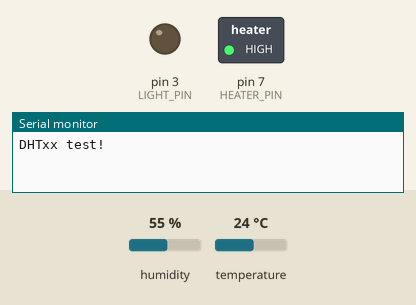
The sketch below on a simulated Arduino Uno, built with avr-gcc and run on an emulated ATmega328P. Parts: switched loads named in the sketch (green lamp = pin HIGH), output pins drawn as LEDs (lit = HIGH), the last lines printed to the serial monitor. The inputs (shaded band) are chosen by the test bench; at power-on: temperature 24 °C, humidity 55 %. The local clock reads 2024-03-15 10:24:30 at power-on unless the sketch sets it.

Above: at 0.1 s.
At 4.8 s:
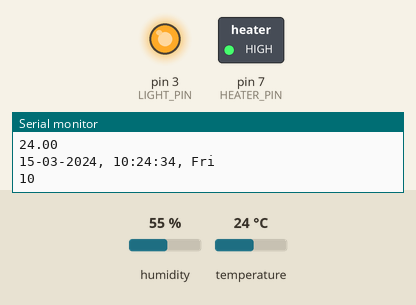
4.9 s: temperature set to 15 °C
7.9 s: temperature set to 12 °C
At 8.8 s:
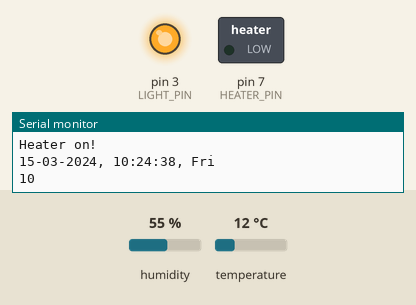
Timing chart, 0 to 10.9 s (numbered marks = the images above; inputs shaded):
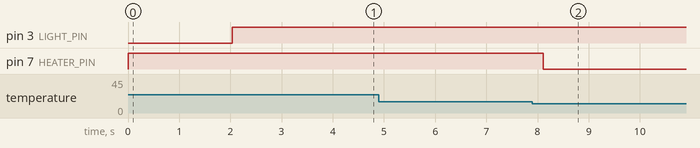

The sketch:

greenhouse.ino
```cpp
#include "DHT.h"
#include "iarduino_RTC.h"

#define DHTPIN 2     // what digital pin we're connected to

#define DHTTYPE DHT11   // DHT 11
#define HEATER_PIN 7 //pin for heater reley module
#define LIGHT_PIN 3 //pin for light relay module

iarduino_RTC time(RTC_DS1307);
DHT dht(DHTPIN, DHTTYPE);
//Application constants and variables
const float MIN_TEMP=14.0; // temperature for switch on heater
const float MAX_TEMP=18.0; // temperature for switch off heater

bool isHeaterOn;
bool isLightOn;

void setup() {
  Serial.begin(9600);
  Serial.println("DHTxx test!");
	pinMode(HEATER_PIN, OUTPUT);
	digitalWrite(HEATER_PIN, HIGH);
	isHeaterOn = false;
	pinMode(LIGHT_PIN, OUTPUT);
	digitalWrite(LIGHT_PIN, LOW);
	isLightOn = true;
	time.begin();
  dht.begin();
	//time.settime(0,51,8,3,11,18,6);
}

void loop() {
  // Wait a few seconds between measurements.
  delay(2000);

  float t = dht.readTemperature();

  // Check if any reads failed and exit early (to try again).
  if (isnan(t)) {
    Serial.println("Failed to read from DHT sensor!");
    return;
  }
  Serial.println(t);
	if(t < MIN_TEMP && !isHeaterOn)
	{
		Serial.println("Heater on!");
		isHeaterOn = true;
		digitalWrite(HEATER_PIN, LOW);
	}
	if(t > MAX_TEMP && isHeaterOn)
	{
		Serial.println("Heater off!");
		isHeaterOn = false;
		digitalWrite(HEATER_PIN, HIGH);
	}
	Serial.println(time.gettime("d-m-Y, H:i:s, D"));
  time.gettime();
  int hours = time.Hours;
  Serial.println(hours);
	if( (hours >= 17 && hours < 22 && !isLightOn) ||  ( hours > 5 && hours <= 8 && !isLightOn ))
	{
		Serial.println("Light on!");
		isLightOn = true;
		digitalWrite(LIGHT_PIN, LOW);
	}
	if( (hours >= 22 ||(hours > 8 && hours < 17)) && isLightOn )
	{
		Serial.println("Light off!");
		isLightOn = false;
		digitalWrite(LIGHT_PIN, HIGH);
	}
}
```

Measured:
- the behaviour switches between 14 and 13 °C on temperature (found by bisection; images 1 and 2)
- after the input at 7.9 s, pin 7 (HEATER_PIN): HIGH → LOW after 0.22 s
